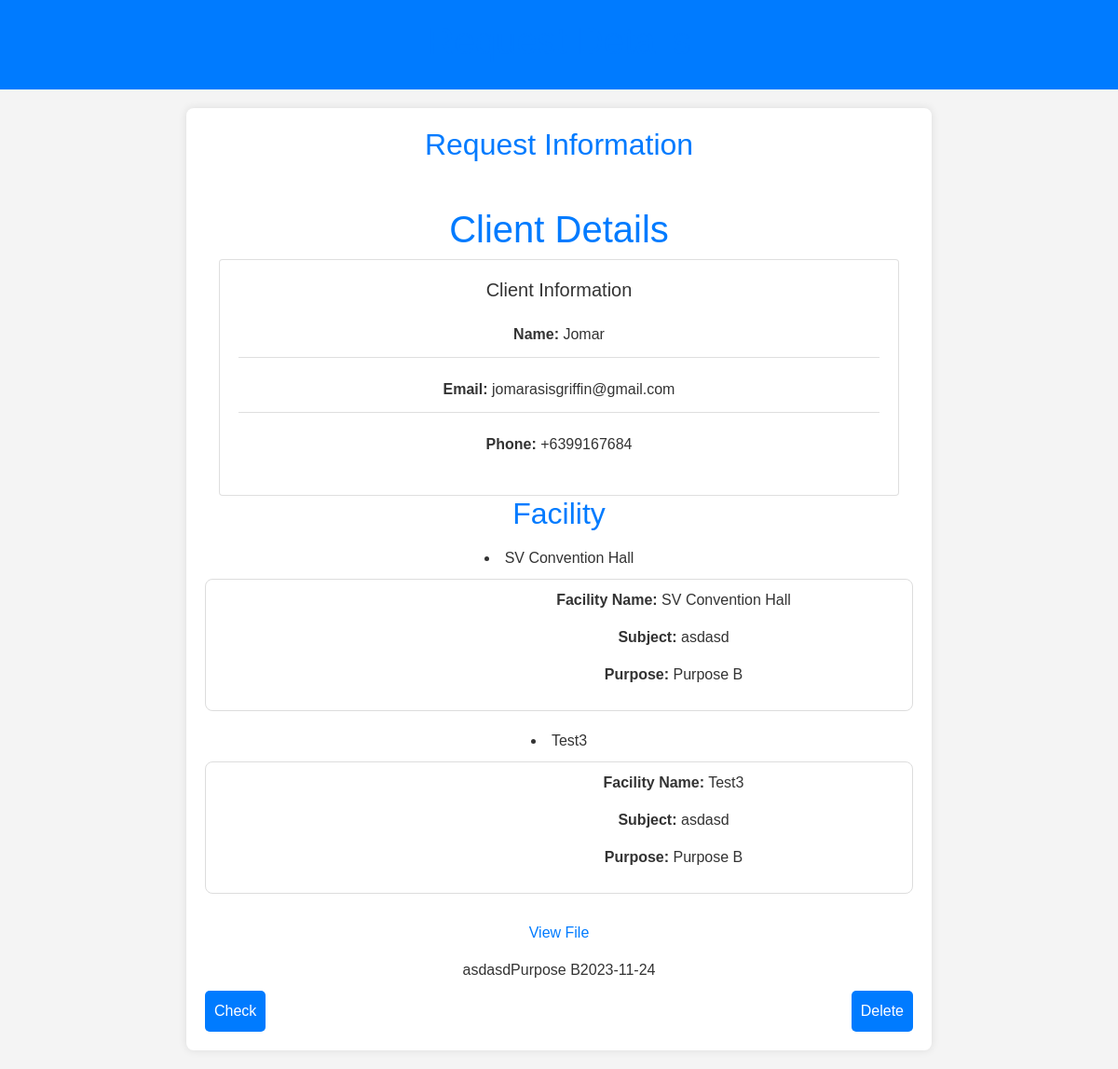
Screenshot of /admin_page/view_request.php?request_id=127 with the database file from the repository.
### tables this page shows
CREATE TABLE `client` (
  `id` int(11) NOT NULL,
  `office_org` varchar(100) NOT NULL,
  `fname` varchar(50) NOT NULL,
  `lname` varchar(11) NOT NULL,
  `mname` varchar(11) NOT NULL,
  `email` varchar(50) NOT NULL,
  `password` varchar(11) NOT NULL,
  `contact_number` varchar(11) NOT NULL,
  `account_stat` varchar(11) NOT NULL
);

CREATE TABLE `facility` (
  `id` int(11) NOT NULL,
  `facility_name` varchar(50) NOT NULL,
  `location` varchar(50) NOT NULL,
  `type` varchar(30) NOT NULL,
  `capacity` int(7) NOT NULL,
  `supervisor_name` varchar(50) NOT NULL,
  `contact` varchar(11) NOT NULL,
  `email` varchar(30) NOT NULL,
  `details` varchar(300) NOT NULL,
  `availability` varchar(15) NOT NULL,
  `image_name` varchar(100) NOT NULL
);

CREATE TABLE `request` (
  `id` int(10) NOT NULL,
  `facility_id` varchar(50) NOT NULL,
  `equipment_qty` varchar(100) NOT NULL,
  `subject` varchar(50) NOT NULL,
  `date` date NOT NULL,
  `time` time NOT NULL,
  `purpose` varchar(30) NOT NULL,
  `user_id` int(11) NOT NULL,
  `admin_id` int(11) NOT NULL,
  `file` varchar(100) NOT NULL,
  `status` varchar(20) DEFAULT NULL,
  `equipment_status` varchar(20) NOT NULL
);

### admin_page/view_request.php (the view, shortened to what this page needs)
<!DOCTYPE html>
<html lang="en">
<head>
    <link rel="stylesheet" href="https://maxcdn.bootstrapcdn.com/bootstrap/4.5.2/css/bootstrap.min.css">
</head>
<body>
<header>
    <h1>Request Details</h1>
</header>
<section>
    <?php
    include '../dbConnect.php';
    if (isset($_GET['request_id'])) {
        $requestId = $_GET['request_id'];
        $sql = "SELECT * FROM request WHERE id = ?";
        $stmt = $conn->prepare($sql);
        if ($stmt) {
            $stmt->bind_param("s", $requestId);
            $stmt->execute();
            $result = $stmt->get_result();
            if ($result->num_rows > 0) {
                $row = $result->fetch_assoc();
                echo '<h2>Request Information</h2>';
                $subject = $row['subject'];
                $purpose = $row['purpose'];
                $date = $row['date'];
                $user_id = $row['user_id'];
                $file = $row['file'];
                $client = "SELECT * FROM client WHERE id = ?";
                $clientStmt = $conn->prepare($client);
                if ($clientStmt) {
                    $clientStmt->bind_param("i", $user_id);
                    $clientStmt->execute();
                    $resultClient = $clientStmt->get_result();
                    if ($resultClient->num_rows > 0) {
                        $rowClient = $resultClient->fetch_assoc();
                ?>
                            <div class="container mt-5">
                                <h1>Client Details</h1>
                                <div class="card">
                                    <div class="card-body">
                                        <h5 class="card-title">Client Information</h5>
                                        <ul class="list-group list-group-flush">
                                        <li class="list-group-item"><strong>Name:</strong> <?php echo isset($rowClient['fname']) ? $rowClient['fname'] : 'N/A'; ?></li>
                                        <li class="list-group-item"><strong>Email:</strong> <?php echo isset($rowClient['email']) ? $rowClient['email'] : 'N/A'; ?></li>
                                        <li class="list-group-item"><strong>Phone:</strong> <?php echo isset($rowClient['contact_number']) ? $rowClient['contact_number'] : 'N/A'; ?></li>
                                        </ul>
                                    </div>
                                </div>
                            </div>
                <?php
                    } else {
                        echo "<p>No client found with ID: $user_id</p>";
                    }
                } else {
                    echo "<p>Error in client query preparation: " . $conn->error . "</p>";
                }
                $facilityIds = explode(',', $row['facility_id']);
                if ($facilityIds != null) {
                    echo '<h2>Facility</h2>';
                }
                foreach ($facilityIds as $facilityId) {
                    $facilitySql = "SELECT * FROM facility WHERE id = ?";
                    $facilityStmt = $conn->prepare($facilitySql);
                    if ($facilityStmt) {
                        $facilityStmt->bind_param("s", $facilityId);
                        $facilityStmt->execute();
                        $facilityResult = $facilityStmt->get_result();
                        if ($facilityResult->num_rows > 0) {
                            $facilityRow = $facilityResult->fetch_assoc();
                            echo '<li>' . $facilityRow['facility_name'] . '</li>';
                            $image_name = $facilityRow["image_name"];
                            $imagePath = '../resources/facility_imgs/' . $image_name . '.png';
                            echo '<div class="facility-box">';
                            echo '<div class="image-container">';
                            echo '<div class="image" style="background-image: url(' . $imagePath . ');"></div>';
                            echo '</div>';
                            echo '<div class="text-container">';
                            echo '<p><strong>Facility Name:</strong> ' . $facilityRow["facility_name"] . '</p>';
                            echo '<p><strong>Subject:</strong> ' . $subject . '</p>';
                            echo '<p><strong>Purpose:</strong> ' . $purpose . '</p>';
                            echo '</div>';
                            echo '</div>';
                        } else {
                            continue;
                        }
                    } else {
                        echo '<li>Error in facility query preparation</li>';
                    }
                }
                $fileSql = "SELECT * FROM files WHERE id = ?";
                $fileStmt = $conn->prepare($fileSql);
                if ($fileStmt) {
                    $fileStmt->bind_param("i", $file);
                    $fileStmt->execute();
                    $result = $fileStmt->get_result();
                    if ($result->num_rows > 0) {
                        $row = $result->fetch_assoc();
                        $filePath = $row['file_path'];
                        echo '<p><a class="file-link" href="' . $filePath . '" target="_blank">View File</a></p>';
                    }
                }
                echo $subject;
                echo $purpose;
                echo $date;
                echo '<div class="button-container">';
                echo '<button class="button">Check</button>';
                echo '<button class="button">Delete</button>';
                echo '</div>';
            } else {
                echo '<p>Request not found</p>';
            }
        } else {
            echo '<p>Error in query preparation</p>';
        }
    } else {
        echo '<p>Invalid request</p>';
    }
    ?>
</section>
</body>
</html>

### admin_page/view_request.php (style rules this page uses)
body { font-family: 'Arial', sans-serif; margin: 0; padding: 0; background-color: #f4f4f4; color: #333; text-align: center; }
header { background-color: #007BFF; color: #fff; padding: 20px; }
section { max-width: 800px; margin: 20px auto; background-color: #fff; padding: 20px; border-radius: 8px; box-shadow: 0 0 10px rgba(0, 0, 0, 0.1); }
h1, h2 { color: #007BFF; }
ul { list-style-type: none; padding: 0; }
li { margin-bottom: 10px; }
.facility-box { display: flex; align-items: center; margin-bottom: 20px; border: 1px solid #ddd; border-radius: 8px; overflow: hidden; }
.image-container { flex: 1; }
.image { width: 100%; height: 100px; background-size: cover; background-position: center; }
.text-container { flex: 2; padding: 10px; }
.button-container { display: flex; justify-content: space-between; margin-top: 10px; }
.button { padding: 10px; background-color: #007BFF; color: #fff; border: none; border-radius: 5px; cursor: pointer; }
.file-link { color: #007BFF; text-decoration: none; margin-top: 10px; display: inline-block; }

### rows the page displays
client: fname "Jomar", email "jomarasisgriffin@gmail.com", contact_number "+6399167684"
facility: facility_name "SV Convention Hall"
request: subject "asdasd", purpose "Purpose B", date "2023-11-24"
facility: facility_name "Test3"
